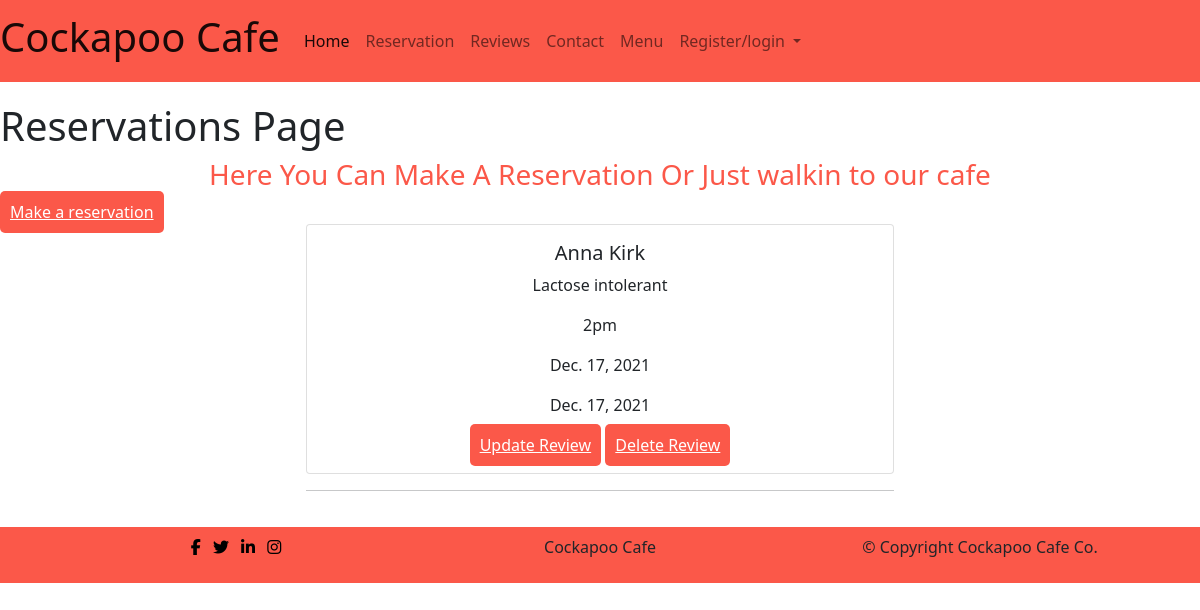
Page /reservation/ on the committed database.
### reservation/models.py (models this page shows, shortened)
class Reservation(models.Model):
    first_name = models.CharField(max_length=100, unique=False)
    last_name = models.CharField(max_length=100, unique=False)
    email = models.EmailField(max_length=100, unique=False)
    phone = models.CharField(max_length=50, unique=False)
    time = models.CharField(max_length=100, choices=Reservation_Choices,
                                 default='4pm')
    datetime = models.DateField(auto_now_add=False, null=True, blank=False)
    information = models.TextField(blank=True)
    sent_date = models.DateField(auto_now_add=True)
    accepted = models.BooleanField(default=True)
    accepted_date = models.DateTimeField(auto_now=True, null=True)
    user = models.ForeignKey(User, blank=True, null=True,
                             on_delete=models.CASCADE)
    class Meta:
        ordering = ["-sent_date"]

### reservation/views.py (the view)
# urls.py: path('', views.ReservationListView.as_view(), name="reservation"),
class ReservationListView(ListView):
    model = Reservation
    fields = ['first_name', 'last_name', 'email', 'phone', 'time', 'datetime', 'information']
    template_name = 'reservation/reservation.html'

### reservation/templates/reservation/reservation.html (shortened to what this page needs)
{% extends 'base.html' %}
{% load static %}
{% block content %}
<h1>Reservations Page</h1>
<h3>Here You Can Make A Reservation Or Just walkin to our cafe</h3>
<a class="menu-btn" href="{% url 'create_reservation' %}">Make a reservation</a>
{% for res in object_list %}
<div class="row row-cols-1 row-cols-md-2 g-4 justify-content-center">
    <div class="col">
        <div class="card">
            <div class="card-body text-center">
                <h5 class="card-title">{{ res.first_name }} {{ res.last_name }}</h5>
                <p class="card-text">{{ res.information }}</p>
                <p class="card-text">{{ res.time }}</p>
                <p class="card-text">{{ res.datetime }}</p>
                <p class="card-text">{{ res.sent_date }}</p>
                <a href="{% url 'update_reservation' res.id %}" class="menu-btn">Update Review</a>
                <a href="{% url 'delete_reservation' res.id %}" class="menu-btn">Delete Review</a>
            </div>
        </div>
        <hr>
    </div>
</div>
{% endfor %}
{% endblock %}

### static/css/style.css (style rules this page uses)
.menu-btn { background-color: #fb5849; color: #fff; border-color: #fb5849; padding: 10px; border-radius: 5px; margin-bottom: 10px; }
h3 { color: #fb5849; text-align: center; }

### rows in the picture
Reservation: first_name "Anna", last_name "Kirk", information "Lactose intolerant", time "2pm", datetime "Dec. 17, 2021", sent_date "Dec. 17, 2021"
